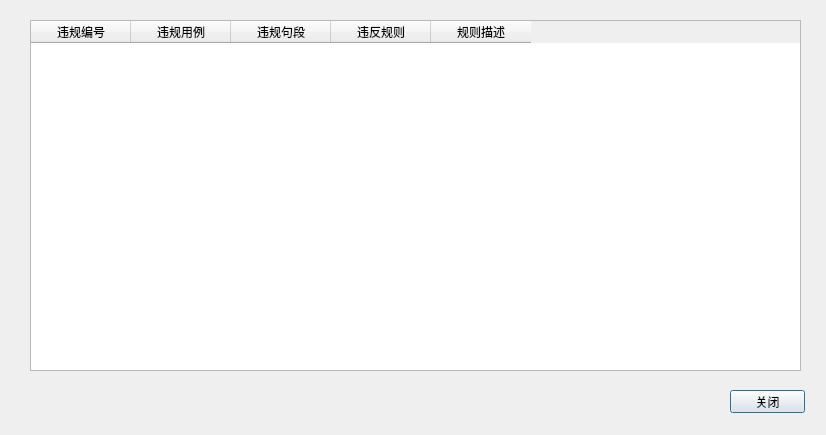
<?xml version="1.0" encoding="UTF-8"?>
<ui version="4.0">
 <class>Dialog</class>
 <widget class="QDialog" name="Dialog">
  <property name="geometry">
   <rect>
    <x>0</x>
    <y>0</y>
    <width>826</width>
    <height>435</height>
   </rect>
  </property>
  <property name="windowTitle">
   <string>Dialog</string>
  </property>
  <widget class="QTableWidget" name="tableWidget">
   <property name="geometry">
    <rect>
     <x>30</x>
     <y>20</y>
     <width>771</width>
     <height>351</height>
    </rect>
   </property>
   <column>
    <property name="text">
     <string>违规编号</string>
    </property>
   </column>
   <column>
    <property name="text">
     <string>违规用例</string>
    </property>
   </column>
   <column>
    <property name="text">
     <string>违规句段</string>
    </property>
   </column>
   <column>
    <property name="text">
     <string>违反规则</string>
    </property>
   </column>
   <column>
    <property name="text">
     <string>规则描述</string>
    </property>
   </column>
  </widget>
  <widget class="QPushButton" name="pushButton">
   <property name="geometry">
    <rect>
     <x>730</x>
     <y>390</y>
     <width>75</width>
     <height>23</height>
    </rect>
   </property>
   <property name="text">
    <string>关闭</string>
   </property>
  </widget>
 </widget>
 <resources/>
 <connections/>
</ui>
